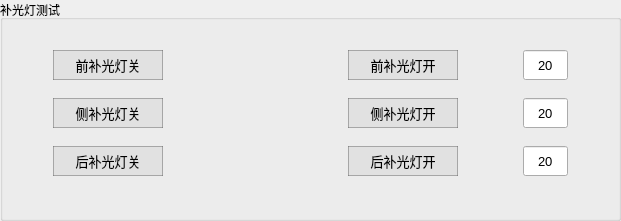
       <widget class="QGroupBox" name="groupBox_11">
        <property name="geometry">
         <rect>
          <x>20</x>
          <y>610</y>
          <width>621</width>
          <height>221</height>
         </rect>
        </property>
        <property name="title">
         <string>补光灯测试</string>
        </property>
        <layout class="QGridLayout" name="gridLayout_10">
         <property name="leftMargin">
          <number>50</number>
         </property>
         <property name="topMargin">
          <number>18</number>
         </property>
         <property name="rightMargin">
          <number>50</number>
         </property>
         <property name="bottomMargin">
          <number>30</number>
         </property>
         <item row="1" column="1">
          <layout class="QHBoxLayout" name="horizontalLayout_52">
           <property name="rightMargin">
            <number>0</number>
           </property>
           <item>
            <layout class="QHBoxLayout" name="horizontalLayout_53">
             <item>
              <widget class="QPushButton" name="button_frontLightClose_A">
               <property name="minimumSize">
                <size>
                 <width>110</width>
                 <height>30</height>
                </size>
               </property>
               <property name="font">
                <font>
                 <pointsize>10</pointsize>
                </font>
               </property>
               <property name="styleSheet">
                <string notr="true">QPushButton{
	border-style:solid;
	border-width:1px;
	color: rgb(0, 0, 0);
	background-color: rgba(225, 225, 225);
	border-color:rgba(100, 100, 100, 120);
}

QPushButton:hover{
	color:rgba(0,0,0,200);
	background-color:rgb(240, 248, 248);
	border-color: rgb(0, 150, 250);
}

QPushButton:pressed{
	border-style:inset;
	color:rgba(0,0,0,150);
	background-color: rgba(225, 225, 225);
	border-color: rgba(0, 163, 245);
}</string>
               </property>
               <property name="text">
                <string>前补光灯关</string>
               </property>
              </widget>
             </item>
            </layout>
           </item>
           <item>
            <spacer name="horizontalSpacer_5">
             <property name="orientation">
              <enum>Qt::Horizontal</enum>
             </property>
             <property name="sizeHint" stdset="0">
              <size>
               <width>40</width>
               <height>20</height>
              </size>
             </property>
            </spacer>
           </item>
           <item>
            <layout class="QHBoxLayout" name="horizontalLayout_54">
             <property name="spacing">
              <number>65</number>
             </property>
             <item>
              <widget class="QPushButton" name="button_frontLightOpen_A">
               <property name="minimumSize">
                <size>
                 <width>110</width>
                 <height>30</height>
                </size>
               </property>
               <property name="font">
                <font>
                 <pointsize>10</pointsize>
                </font>
               </property>
               <property name="styleSheet">
                <string notr="true">QPushButton{
	border-style:solid;
	border-width:1px;
	color: rgb(0, 0, 0);
	background-color: rgba(225, 225, 225);
	border-color:rgba(100, 100, 100, 120);
}

QPushButton:hover{
	color:rgba(0,0,0,200);
	background-color:rgb(240, 248, 248);
	border-color: rgb(0, 150, 250);
}

QPushButton:pressed{
	border-style:inset;
	color:rgba(0,0,0,150);
	background-color: rgba(225, 225, 225);
	border-color: rgba(0, 163, 245);
}</string>
               </property>
               <property name="text">
                <string>前补光灯开</string>
               </property>
              </widget>
             </item>
             <item>
              <widget class="QLineEdit" name="lineEdit_frontLightValue_A">
               <property name="minimumSize">
                <size>
                 <width>0</width>
                 <height>30</height>
                </size>
               </property>
               <property name="maximumSize">
                <size>
                 <width>45</width>
                 <height>16777215</height>
                </size>
               </property>
               <property name="font">
                <font>
                 <pointsize>10</pointsize>
                </font>
               </property>
               <property name="text">
                <string>20</string>
               </property>
               <property name="alignment">
                <set>Qt::AlignCenter</set>
               </property>
              </widget>
             </item>
            </layout>
           </item>
          </layout>
         </item>
         <item row="2" column="1">
          <layout class="QHBoxLayout" name="horizontalLayout_58">
           <item>
            <layout class="QHBoxLayout" name="horizontalLayout_59">
             <item>
              <widget class="QPushButton" name="button_besideLightClose_A">
               <property name="minimumSize">
                <size>
                 <width>110</width>
                 <height>30</height>
                </size>
               </property>
               <property name="font">
                <font>
                 <pointsize>10</pointsize>
                </font>
               </property>
               <property name="styleSheet">
                <string notr="true">QPushButton{
	border-style:solid;
	border-width:1px;
	color: rgb(0, 0, 0);
	background-color: rgba(225, 225, 225);
	border-color:rgba(100, 100, 100, 120);
}

QPushButton:hover{
	color:rgba(0,0,0,200);
	background-color:rgb(240, 248, 248);
	border-color: rgb(0, 150, 250);
}

QPushButton:pressed{
	border-style:inset;
	color:rgba(0,0,0,150);
	background-color: rgba(225, 225, 225);
	border-color: rgba(0, 163, 245);
}</string>
               </property>
               <property name="text">
                <string>侧补光灯关</string>
               </property>
              </widget>
             </item>
            </layout>
           </item>
           <item>
            <spacer name="horizontalSpacer_41">
             <property name="orientation">
              <enum>Qt::Horizontal</enum>
             </property>
             <property name="sizeHint" stdset="0">
              <size>
               <width>40</width>
               <height>20</height>
              </size>
             </property>
            </spacer>
           </item>
           <item>
            <layout class="QHBoxLayout" name="horizontalLayout_60">
             <property name="spacing">
              <number>65</number>
             </property>
             <item>
              <widget class="QPushButton" name="button_besideLightOpen_A">
               <property name="minimumSize">
                <size>
                 <width>110</width>
                 <height>30</height>
                </size>
               </property>
               <property name="font">
                <font>
                 <pointsize>10</pointsize>
                </font>
               </property>
               <property name="styleSheet">
                <string notr="true">QPushButton{
	border-style:solid;
	border-width:1px;
	color: rgb(0, 0, 0);
	background-color: rgba(225, 225, 225);
	border-color:rgba(100, 100, 100, 120);
}

QPushButton:hover{
	color:rgba(0,0,0,200);
	background-color:rgb(240, 248, 248);
	border-color: rgb(0, 150, 250);
}

QPushButton:pressed{
	border-style:inset;
	color:rgba(0,0,0,150);
	background-color: rgba(225, 225, 225);
	border-color: rgba(0, 163, 245);
}</string>
               </property>
               <property name="text">
                <string>侧补光灯开</string>
               </property>
              </widget>
             </item>
             <item>
              <widget class="QLineEdit" name="lineEdit_besideLightValue_A">
               <property name="minimumSize">
                <size>
                 <width>0</width>
                 <height>30</height>
                </size>
               </property>
               <property name="maximumSize">
                <size>
                 <width>45</width>
                 <height>16777215</height>
                </size>
               </property>
               <property name="font">
                <font>
                 <pointsize>10</pointsize>
                </font>
               </property>
               <property name="text">
                <string>20</string>
               </property>
               <property name="alignment">
                <set>Qt::AlignCenter</set>
               </property>
              </widget>
             </item>
            </layout>
           </item>
          </layout>
         </item>
         <item row="3" column="1">
          <layout class="QHBoxLayout" name="horizontalLayout_55">
           <item>
            <layout class="QHBoxLayout" name="horizontalLayout_56">
             <item>
              <widget class="QPushButton" name="button_backLightClose_A">
               <property name="minimumSize">
                <size>
                 <width>110</width>
                 <height>30</height>
                </size>
               </property>
               <property name="font">
                <font>
                 <pointsize>10</pointsize>
                </font>
               </property>
               <property name="styleSheet">
                <string notr="true">QPushButton{
	border-style:solid;
	border-width:1px;
	color: rgb(0, 0, 0);
	background-color: rgba(225, 225, 225);
	border-color:rgba(100, 100, 100, 120);
}

QPushButton:hover{
	color:rgba(0,0,0,200);
	background-color:rgb(240, 248, 248);
	border-color: rgb(0, 150, 250);
}

QPushButton:pressed{
	border-style:inset;
	color:rgba(0,0,0,150);
	background-color: rgba(225, 225, 225);
	border-color: rgba(0, 163, 245);
}</string>
               </property>
               <property name="text">
                <string>后补光灯关</string>
               </property>
              </widget>
             </item>
            </layout>
           </item>
           <item>
            <spacer name="horizontalSpacer_6">
             <property name="orientation">
              <enum>Qt::Horizontal</enum>
             </property>
             <property name="sizeHint" stdset="0">
              <size>
               <width>40</width>
               <height>20</height>
              </size>
             </property>
            </spacer>
           </item>
           <item>
            <layout class="QHBoxLayout" name="horizontalLayout_57">
             <property name="spacing">
              <number>65</number>
             </property>
             <item>
              <widget class="QPushButton" name="button_backLightOpen_A">
               <property name="minimumSize">
                <size>
                 <width>110</width>
                 <height>30</height>
                </size>
               </property>
               <property name="font">
                <font>
                 <pointsize>10</pointsize>
                </font>
               </property>
               <property name="styleSheet">
                <string notr="true">QPushButton{
	border-style:solid;
	border-width:1px;
	color: rgb(0, 0, 0);
	background-color: rgba(225, 225, 225);
	border-color:rgba(100, 100, 100, 120);
}

QPushButton:hover{
	color:rgba(0,0,0,200);
	background-color:rgb(240, 248, 248);
	border-color: rgb(0, 150, 250);
}

QPushButton:pressed{
	border-style:inset;
	color:rgba(0,0,0,150);
	background-color: rgba(225, 225, 225);
	border-color: rgba(0, 163, 245);
}</string>
               </property>
               <property name="text">
                <string>后补光灯开</string>
               </property>
              </widget>
             </item>
             <item>
              <widget class="QLineEdit" name="lineEdit_backLightValue_A">
               <property name="minimumSize">
                <size>
                 <width>0</width>
                 <height>30</height>
                </size>
               </property>
               <property name="maximumSize">
                <size>
                 <width>45</width>
                 <height>16777215</height>
                </size>
               </property>
               <property name="font">
                <font>
                 <pointsize>10</pointsize>
                </font>
               </property>
               <property name="text">
                <string>20</string>
               </property>
               <property name="alignment">
                <set>Qt::AlignCenter</set>
               </property>
              </widget>
             </item>
            </layout>
           </item>
          </layout>
         </item>
        </layout>
       </widget>
